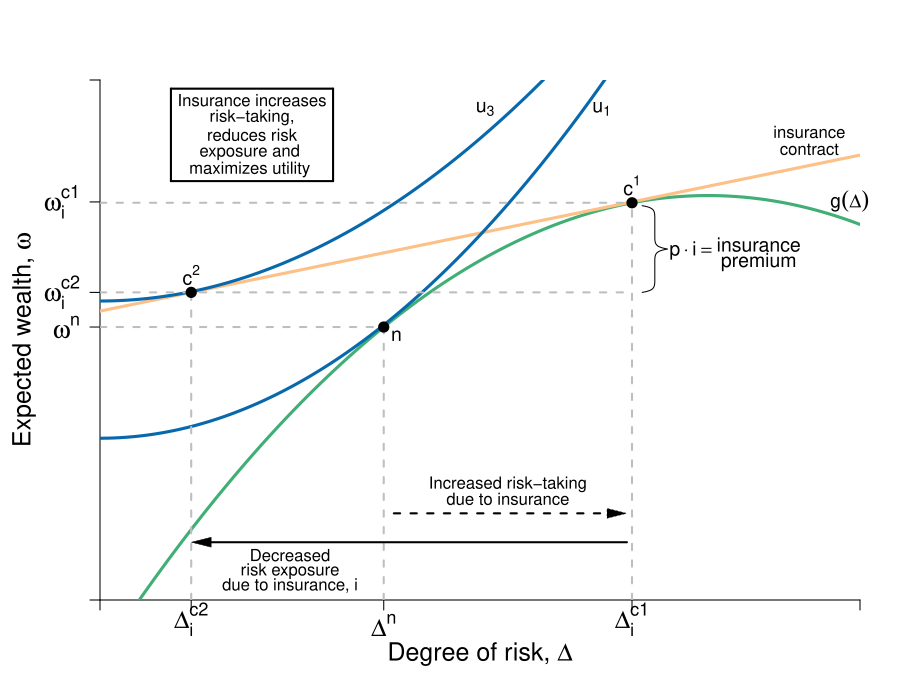

Write the R code that produced this figure.
#Graph Designer: Simon Halliday & Madeleine Wettach '20
#Authors: Bowles, Foley and Halliday
#Title: Microeconomics: Competition, Conflict and Coordination

require(shape)
library(pBrackets)
pdf(file = "risk/step_by_step_graphs_4/risk_return_insurance_step6.pdf", width = 9, height = 7)

#Set parameters for graphics
axislabelsize <- 1.5
labelsize <- 1.2
graphlinewidth <- 3
segmentlinewidth <- 2
a <- c(2, 4, 6)


COL <- c("#7fc97f", "#beaed4", "#fdc086", "#ffff99", "#386cb0", "#f0027f", "#bf5b17", "#666666")
COLA <- c("#e0f3db", "#99d8c9","#66c2a4","#41ae76", "#238b45", "#005824")
COLB <- c("#c6dbef", "#4eb3d3", "#2b8cbe", "#0868ac","#084081")
COLC <- c("#fcfbfd", "#efedf5", "#dadaeb", "#bcbddc", "#9e9ac8", "#807dba", "#6a51a3", "#54278f", "#3f007d")

par(mar =  c(5, 5, 4, 2))
xlims <- c(0, 15)
ylims <- c(0, 18)

riskreturn <- function(g, int1 = 14, int2 = 4, coeff = 1/3){
  int1 - (int2 - (coeff)*g)^2
}

uA <- function(omega, g, slope = 0.5){
  omega + omega*g  - slope*g^2
}

indiffA <- function(g, intercept = 3, slope = 0.125){
  intercept  + slope*g^2
}

insurance <- function(g, intercept = 10, slope = 0.36){
  intercept  + slope*g
}

#Plot command 
plot(0, 0, xlim = xlims, ylim = ylims, 
     type = "n",
     xlab = expression(paste("")),
     ylab = expression(paste("")), 
     axes = FALSE,
     cex.lab = axislabelsize, 
     bty = "n", 
     xaxs="i", 
     yaxs="i"
)


#Customize ticks and labels for the plot
ticksy <- c(0,  riskreturn(g = 5.6), insurance(g = 1.8), insurance(g = 10.5), ylims[2])
ylabels <- c(NA, expression(paste(omega^n)), expression(paste(omega[i]^{c2})), expression(paste(omega[i]^{c1})), NA)
ticksx <- c(0, 1.8, 5.6, 10.5, xlims[2])
xlabels <- c(NA, expression(paste(Delta[i]^{c2})), expression(paste(Delta^n)), expression(paste(Delta[i]^{c1})), NA)

axis(1, at = ticksx, pos = 0, labels = xlabels, cex.axis = axislabelsize)
axis(2, at = ticksy, pos = 0, labels = ylabels, las = 1, cex.axis = axislabelsize)
mtext(expression(paste("Degree of risk, ", Delta)), side=1, line = 2.5, cex = axislabelsize)
text(xlims[1] - 1.5, ylims[2] - 0.5*(ylims[2] - ylims[1]), expression(paste("Expected wealth, ", omega)), xpd = TRUE, cex = axislabelsize, srt = 90) 


npts <- 500 
xx1 <- seq(xlims[1], xlims[2], length.out = npts)
lines(xx1, riskreturn(xx1, int1 = 14, int2 = 4, coeff = 1/3), col = COLA[4], lwd = graphlinewidth, lty = 1)
lines(xx1, insurance(xx1), col = COL[3], lwd = graphlinewidth, lty = 1)
#lines(xx1, insurance(xx1, intercept = 7.4), col = COL[3], lwd = segmentlinewidth, lty = 2)
lines(xx1, indiffA(xx1, intercept = 5.6), col = COLB[4], lwd = graphlinewidth, lty = 1)
#lines(xx1, indiffA(xx1, intercept = 7.75, slope = 0.115), col = COLB[4], lwd = graphlinewidth, lty = 1)
lines(xx1, indiffA(xx1, intercept = 10.35, slope = 0.1), col = COLB[4], lwd = graphlinewidth, lty = 1)


####cut
#Add points a, b, c and c
segments(5.6, 0, 5.6, riskreturn(g = 5.6), lty = 2, col = "gray", lwd = segmentlinewidth)
segments(0, riskreturn(g = 5.6), 5.6, riskreturn(g = 5.6), lty = 2, col = "gray", lwd = segmentlinewidth)
points(5.6, riskreturn(g = 5.6), pch = 16, col = "black", cex = 1.5)
text(5.6 + 0.25, riskreturn(g = 5.6) - 0.3, expression(n), cex = labelsize)


segments(10.5, 0, 10.5, riskreturn(g = 10.5) , lty = 2, col = "gray", lwd = segmentlinewidth)
segments(0, riskreturn(g = 10.5) , 10.5, riskreturn(g = 10.5) , lty = 2, col = "gray", lwd = segmentlinewidth)

#points(10.5, riskreturn(g = 10.5) , pch = 16, col = "black", cex = 1.5)
#text(12 + 0.25, riskreturn(g = 12) - 0.3, expression(d), cex = labelsize)

segments(0, insurance(g = 1.8), 10.5, insurance(g = 1.8), lty = 2, col = "gray", lwd = segmentlinewidth)
segments(1.8, 0, 1.8, insurance(g = 1.8), lty = 2, col = "gray", lwd = segmentlinewidth)
points(1.8, insurance(g = 1.8) , pch = 16, col = "black", cex = 1.5)
text(1.8, insurance(g = 1.8) + 0.6, expression(paste(c^2)), cex = labelsize)



points(10.5, riskreturn(g = 10.5) , pch = 16, col = "black", cex = 1.5)
text(10.5, riskreturn(g = 10.5) + 0.6, expression(paste(c^1)), cex = labelsize)

brackets(x1 = 10.7, y1 = riskreturn(10.5)  - 0.1, 
         x2 = 10.7, y2 = insurance(1.8),  
         ticks = 0.5, curvature = 0.5, type = 1, h = 0.5,
         col = "black", lwd = 1, lty = 1, xpd = TRUE)
text(11.7, 12.1, expression(paste(p%.%i == phantom())), xpd = TRUE, cex = labelsize)
text(13, 12.3, expression(paste("insurance")), xpd = TRUE, cex = labelsize)
text(13, 11.7, expression(paste("premium")), xpd = TRUE, cex = labelsize)

Arrows(5.8, 3, 10.2, 3, 
       col = "black", lty = 2, lwd = 2, arr.type = "triangle", 
       arr.lwd = 0.5, code = 2)
text(8.05, 4, expression(paste("Increased risk-taking")), xpd = TRUE)
text(8.05, 3.5, expression(paste("due to insurance")), xpd = TRUE)


Arrows(10.4, 2, 2, 2, 
       col = "black", lty = 1, lwd = 2, arr.type = "triangle", 
       arr.lwd = 0.5, code = 2)
text(3.75, 1.55, expression(paste("Decreased")), xpd = TRUE)
text(3.75, 1, expression(paste("risk exposure")), xpd = TRUE)
text(3.75, 0.5, expression(paste("due to insurance, i")), xpd = TRUE)


text(14, 16.2, expression(paste("insurance")), xpd = TRUE)
text(14, 15.6, expression(paste("contract")), xpd = TRUE)


#Label risk return schedule
text(14.8, 13.8, expression(paste(g(Delta))), cex = labelsize, xpd = TRUE)

#Label value functions
text(9.9, 17, expression(u[1]), cex = labelsize)
text(7.6, 17, expression(u[3]), cex = labelsize)


#Frame for comment
segments(1.4, 17.7, 4.6, 17.7, lty = 1, col = "black", lwd = segmentlinewidth)
segments(1.4, 17.7, 1.4, 14.5, lty = 1, col = "black", lwd = segmentlinewidth)
segments(4.6, 14.5, 4.6, 17.7, lty = 1, col = "black", lwd = segmentlinewidth)
segments(1.4, 14.5, 4.6, 14.5, lty = 1, col = "black", lwd = segmentlinewidth)


text(3, 17.3, expression(paste("Insurance increases")), xpd = TRUE)
text(3, 16.7, expression(paste("risk-taking,")), xpd = TRUE)
text(3, 16.1, expression(paste("reduces risk")), xpd = TRUE)
text(3, 15.5, expression(paste("exposure and ")), xpd = TRUE)
text(3, 14.9, expression(paste("maximizes utility ")), xpd = TRUE)


dev.off()
